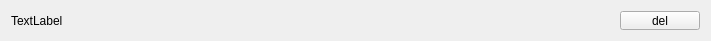
<?xml version="1.0" encoding="UTF-8"?>
<ui version="4.0">
 <class>hlayout</class>
 <widget class="QWidget" name="hlayout">
  <property name="geometry">
   <rect>
    <x>0</x>
    <y>0</y>
    <width>711</width>
    <height>41</height>
   </rect>
  </property>
  <property name="windowTitle">
   <string>Form</string>
  </property>
  <layout class="QHBoxLayout" name="horizontalLayout">
   <property name="spacing">
    <number>0</number>
   </property>
   <item>
    <widget class="QLabel" name="text">
     <property name="sizePolicy">
      <sizepolicy hsizetype="Expanding" vsizetype="Preferred">
       <horstretch>1</horstretch>
       <verstretch>0</verstretch>
      </sizepolicy>
     </property>
     <property name="text">
      <string>TextLabel</string>
     </property>
    </widget>
   </item>
   <item>
    <widget class="QPushButton" name="delete_2">
     <property name="sizePolicy">
      <sizepolicy hsizetype="MinimumExpanding" vsizetype="Expanding">
       <horstretch>0</horstretch>
       <verstretch>0</verstretch>
      </sizepolicy>
     </property>
     <property name="minimumSize">
      <size>
       <width>16</width>
       <height>16</height>
      </size>
     </property>
     <property name="text">
      <string>del</string>
     </property>
    </widget>
   </item>
  </layout>
 </widget>
 <resources/>
 <connections/>
</ui>
